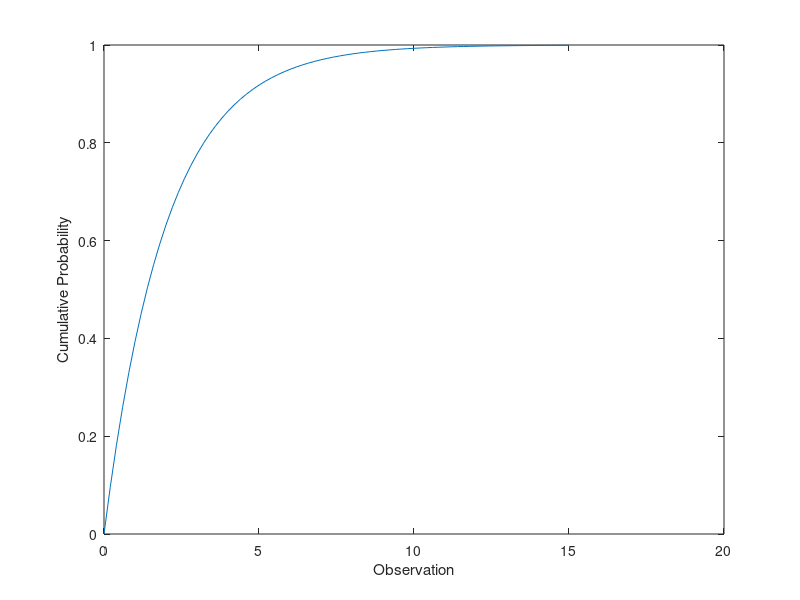

MATLAB code to generate this figure:

clc;
clear all;
close all;

rng(42);

x = 0:0.2:15;
y = chi2cdf(x,  2);


figure(1);
plot(x,y)
xlabel('Observation')
ylabel('Cumulative Probability')
